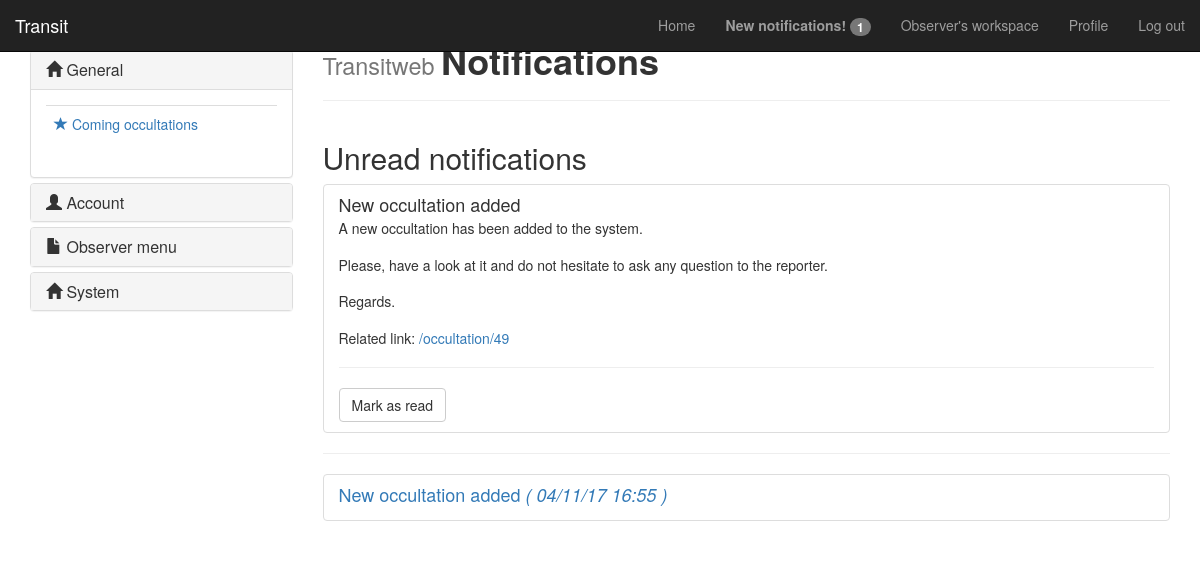
/notifications/ (signed in), run on the app's committed database.
### transitweb/models.py (models this page shows, shortened)
class Notification(models.Model):
    receiver = models.ForeignKey(User)
    subject = models.CharField(max_length=255)
    message = models.CharField(max_length=65535, null=True)
    read = models.BooleanField(default=False)
    datetime = models.DateTimeField(auto_now=True)
    objects = NotificationManager()

### transitweb/views.py (the view)
# urls.py: url(r'^notifications/$', views.see_notifications, name="see_notifications"),
@login_required
def see_notifications(request):
    context_dict = initialize_context(request)
    return render(request, 'management/notifications.html', context_dict)

### transitweb/views.py (called while the page is built)
def get_UserObserver_from_request(request):
    user = request.user
    for u in UserObserver.objects.all():
        if user == u.user:
            return u
    return None

def get_UserAstronomer_from_request(request):
    user = request.user
    for u in UserAstronomer.objects.all():
        if user == u.user:
            return u
    return None

### transitweb/templates/management/notifications.html (shortened to what this page needs)
{% extends 'base.html' %}
{% load staticfiles %}
{% block heading %}Notifications{% endblock %}
{% block body_block %}
<div class="row">
  <div class="col-md-12">
    {% if notifications_unread %}
      <h2>Unread notifications</h2>
      <ul class="list-group">
        {% for notif in notifications_unread %}
          <li class="list-group-item" id="unread{{ forloop.counter }}" class="unread_elements">
            <h4 class="list-group-item-heading">{{ notif.subject }}</h4>
            <p class="list-group-item-text">{{ notif.message|safe }}</p>
            <hr>
            <a class="btn btn-default marker" href="#" role="button" data-notifid="{{ notif.id }}">Mark as read</a>
          </li>
        {% endfor %}
      </ul>
    {% endif %}
    <hr>
    {% if notifications %}
      <ul class="list-group">
        {% for notif in notifications%}
          <li class="list-group-item">
            <h4 class="list-group-item-heading">
              <a href="#item{{ forloop.counter}}" data-toggle="collapse" aria-expanded="false" aria-controls="item{{ forloop.counter}}">
                {{ notif.subject }} <i>( {{ notif.datetime|date:"d/m/y H:i" }} )</i>
              </a>
            </h4>
          </li>
        {% endfor %}
      </ul>
    {% else %}
      No notifications
    {% endif %}
  </div>
</div>
{% endblock %}

### data on the page
Notification: subject "New occultation added", message "A new occultation has been added to the system. Please, have a look at it and do not hesitate to ask any question to the reporter. Regards. Related link: /occultation/49", datetime "04/11/17 16:55"

### other printed values
{{ notifications_unread|length }} "1"
